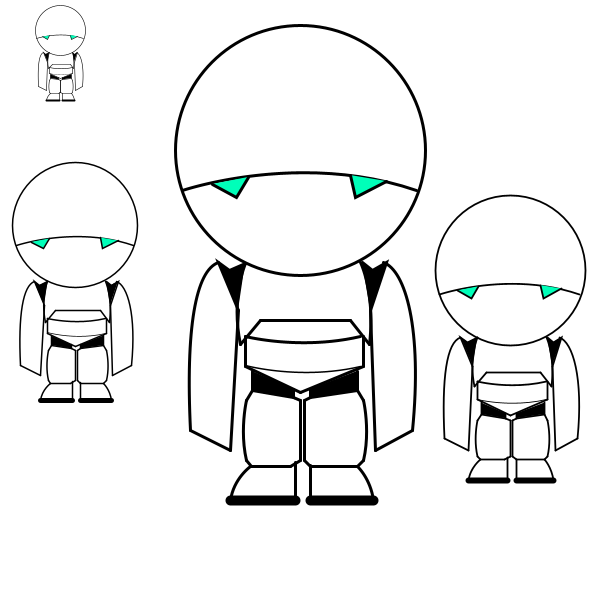
Frame 1 (no input)
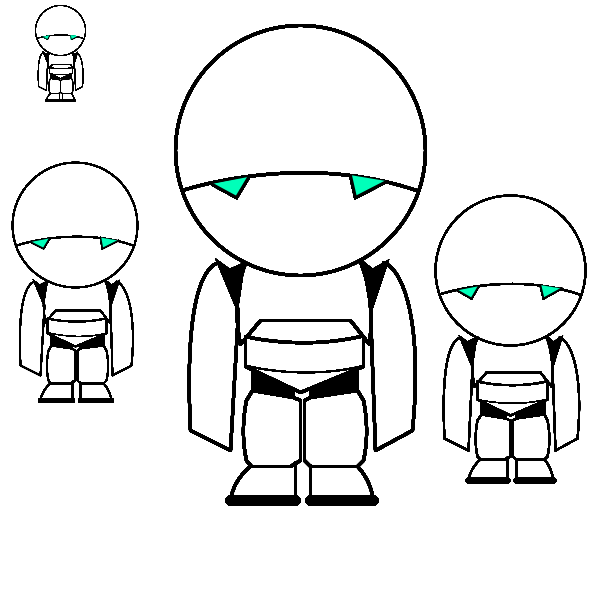
Frame 60 (the mouse pressed at the canvas centre just before this capture)
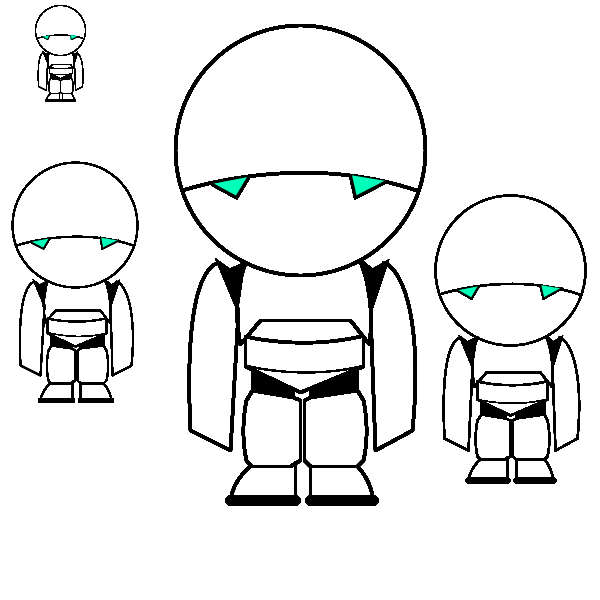
Frame 120 (the mouse held since frame 60 and released just before this capture)

The Processing sketch that drew these frames (run headless with seeded random() and noise(); from frame 60 on, the mouse is pressed at the canvas centre):

// Processing sketch: processing_16503
// ── processing_16503.pde

void setup() {
  size(600,600);
  background(255);
  smooth();
}


void draw() {
  marvin(0,0,1);
  marvin(0,0,0.2);
  marvin(-150,300,0.5);
  marvin(550,300,0.6);
  println(mouseX);
  println(mouseY);
}

void marvin(int x, int y, float s) {

  pushMatrix();
  scale(s);
  translate(x,y);
  strokeWeight(3);

  //head
  beginShape();
  noFill();
  ellipse(300,150,250,250);
  vertex(182,190);
  bezierVertex(182,190,300,150,416,190);
  endShape();
  //eyes
  beginShape();
  fill(0,255,185);
  vertex(212,184);
  vertex(236,197);
  vertex(236,197);
  vertex(248,177);
  endShape();
  beginShape();
  vertex(350,175);
  vertex(355,197);
  vertex(355,197);
  vertex(386,181);
  endShape();

  //body
  beginShape();
  noFill();
  vertex(245,263);
  bezierVertex(245,263,230,297,240,344);
  endShape();
  line(240,344,260,320);
  line(260,320,350,320);
  line(350,320,369,344);
  beginShape();
  vertex(360,262);
  bezierVertex(360,262,375,292,369,344);
  endShape();
  beginShape();
  vertex(245,336);
  bezierVertex(245,336,300,350,360,336);
  endShape();
  beginShape();
  strokeWeight(1.5);
  vertex(245,365);
  bezierVertex(245,365,300,380,360,366);
  endShape();
  strokeWeight(3);
  line(245,336,245,366);
  line(363,336,363,366);
  line(245,366,300,392);
  line(363,366,300,392);

  //sholder
  beginShape();
  fill(0);
  vertex(362,262);
  vertex(372,270);
  vertex(386,262);
  vertex(370,310);
  endShape();
  beginShape();
  vertex(245,263);
  vertex(229,270);
  vertex(218,262);
  vertex(238,310);
  endShape();

  //left arm
  beginShape();
  noFill();
  vertex(218,262);
  bezierVertex(195,270,185,328,190,430);
  endShape();  
  line(190,430,230,450);
  line(230,450,238,310);  

  //right arm
  beginShape();
  vertex(383,262);
  bezierVertex(405,270,422,328,412,430);
  endShape();
  line(412,430,375,450)  ;
  line(375,450,370,310);


  //right leg
  beginShape();
  fill(0);
  vertex(357,371);
  vertex(357,390);
  vertex(310,397);
  vertex(310,389);
  endShape();
  line(357,390,363,400);
  beginShape();
  noFill();
  vertex(363,400);
  bezierVertex(363,400,370,430,363,460);
  endShape();
  line(363,460,357,466);
  line(357,466,310,466);
  line(310,466,304,460);
  line(304,460,304,400);
  line(304,400,310,397);  


  //right foot
  beginShape();
  vertex(357,466);
  bezierVertex(357,466,370,478,373,500);
  endShape();
  strokeWeight(10);
  line(373,500,310,500);
  strokeWeight(3);
  line(310,500,310,465);
  //left leg
  beginShape();
  fill(0);
  vertex(252,371);
  vertex(252,390);
  vertex(293,397);
  vertex(293,389);
  endShape();
  line(252,390,246,400);
  beginShape();
  noFill();
  vertex(246,400);
  bezierVertex(246,400,239,430,246,460);
  endShape();
  line(246,460,251,466);
  line(251,466,290,466);
  line(290,466,300,460);
  line(300,460,300,400);
  line(300,400,293,397);

  //left foot
  beginShape();
  vertex(250,466);
  bezierVertex(250,466,233,478,230,500);
  endShape();
  strokeWeight(10);
  line(230,500,295,500);
  strokeWeight(3);
  line(295,500,295,462);

  popMatrix();
}
